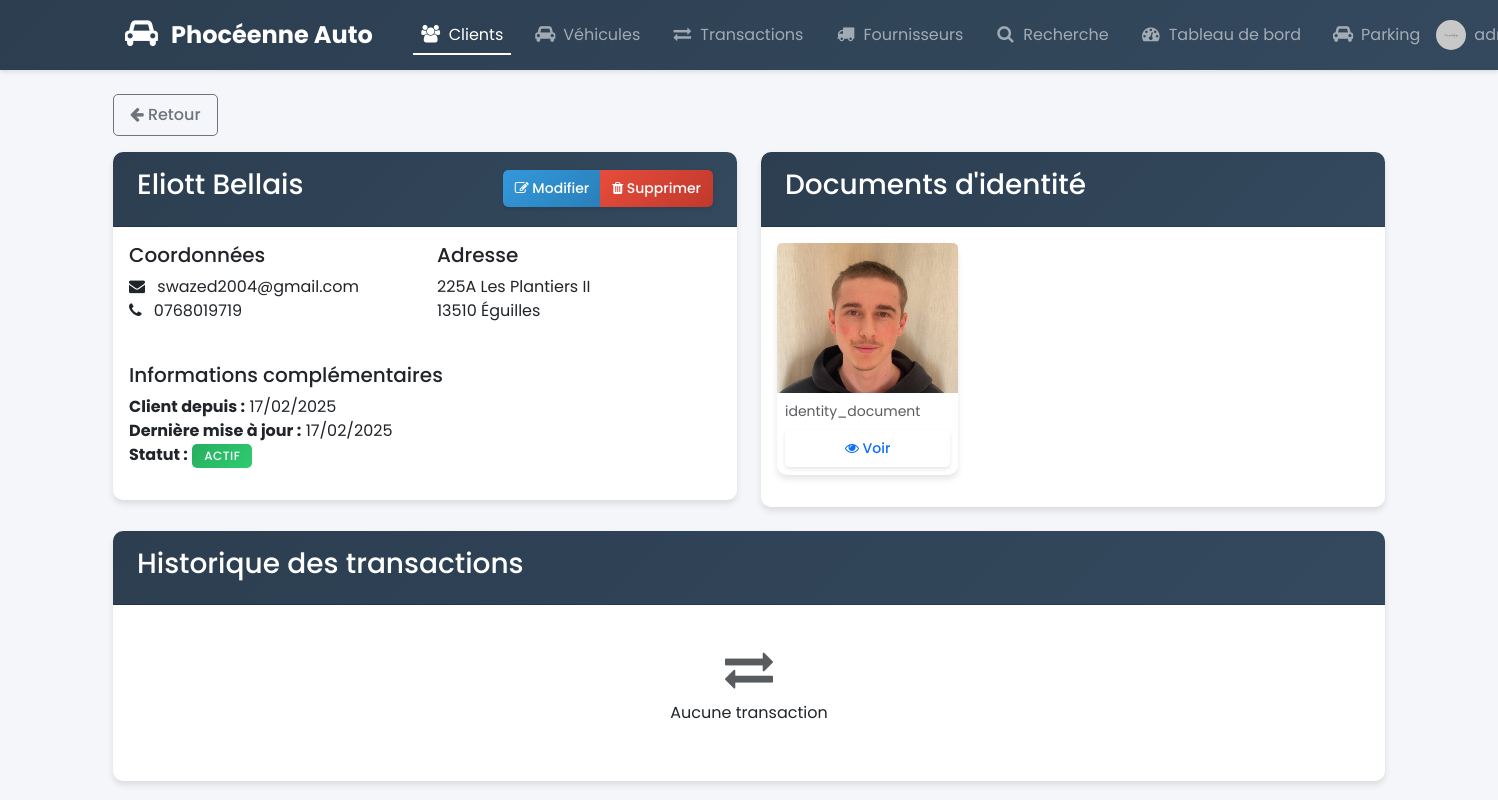
/clients/view.php?id=11 (signed in), run on the app's committed database.
### tables this page shows
CREATE TABLE IF NOT EXISTS `customers` (
  `id` bigint UNSIGNED NOT NULL AUTO_INCREMENT,
  `first_name` varchar(50) NOT NULL,
  `last_name` varchar(50) NOT NULL,
  `email` varchar(100) DEFAULT NULL,
  `phone` varchar(20) DEFAULT NULL,
  `address` text,
  `postal_code` varchar(10) DEFAULT NULL,
  `city` varchar(50) DEFAULT NULL,
  `created_at` timestamp NULL DEFAULT CURRENT_TIMESTAMP,
  `updated_at` timestamp NULL DEFAULT CURRENT_TIMESTAMP,
  `is_active` tinyint(1) DEFAULT '1',
  PRIMARY KEY (`id`),
  UNIQUE KEY `id` (`id`),
  UNIQUE KEY `email` (`email`)
);

CREATE TABLE IF NOT EXISTS `customer_documents` (
  `id` bigint UNSIGNED NOT NULL AUTO_INCREMENT,
  `customer_id` int DEFAULT NULL,
  `document_type` varchar(50) NOT NULL,
  `file_name` varchar(255) NOT NULL,
  `file_path` varchar(255) NOT NULL,
  `uploaded_at` timestamp NULL DEFAULT CURRENT_TIMESTAMP,
  PRIMARY KEY (`id`),
  UNIQUE KEY `id` (`id`)
);

### clients/view.php (the view, shortened to what this page needs)
<?php
require_once '../includes/header.php';
try {
    $stmt = $pdo->prepare("SELECT * FROM customers WHERE id = ?");
    $stmt->execute([$_GET['id']]);
    $client = $stmt->fetch();
    $stmt = $pdo->prepare("SELECT * FROM customer_documents WHERE customer_id = ? ORDER BY uploaded_at DESC");
    $stmt->execute([$_GET['id']]);
    $documents = $stmt->fetchAll();
    $stmt = $pdo->prepare("
        SELECT t.*, v.brand, v.model, v.year, u.username as vendeur
        FROM transactions t
        LEFT JOIN vehicles v ON t.vehicle_id = v.id
        LEFT JOIN users u ON t.user_id = u.id
        WHERE t.customer_id = ?
        ORDER BY t.transaction_date DESC
    ");
    $stmt->execute([$_GET['id']]);
    $transactions = $stmt->fetchAll();
} catch (Exception $e) {
    $_SESSION['error'] = $e->getMessage();
    header('Location: index.php');
    exit;
}
?>
<div class="container mt-4">
    <div class="mb-3">
        <a href="javascript:history.back()" class="btn btn-outline-secondary">
            <i class="fa fa-arrow-left"></i> Retour
        </a>
    </div>
    <div class="row">
        <div class="col-md-6 mb-4">
            <div class="card">
                <div class="card-header d-flex justify-content-between align-items-center">
                    <h3><?php echo htmlspecialchars($client['first_name'] . ' ' . $client['last_name']); ?></h3>
                    <div class="btn-group">
                        <a href="edit.php?id=<?php echo $client['id']; ?>" class="btn btn-primary">
                            <i class="fa fa-edit"></i> Modifier
                        </a>
                        <?php if ($client['is_active']): ?>
                            <button onclick="deleteClient(<?php echo $client['id']; ?>)"
                                    class="btn btn-danger">
                                <i class="fa fa-trash"></i> Supprimer
                            </button>
                        <?php endif; ?>
                    </div>
                </div>
                <div class="card-body">
                    <div class="row mb-4">
                        <div class="col-md-6">
                            <h5>Coordonnées</h5>
                            <ul class="list-unstyled">
                                <li><i class="fa fa-envelope me-2"></i> <?php echo htmlspecialchars($client['email'] ?: 'Non renseigné'); ?></li>
                                <li><i class="fa fa-phone me-2"></i> <?php echo htmlspecialchars($client['phone'] ?: 'Non renseigné'); ?></li>
                            </ul>
                        </div>
                        <div class="col-md-6">
                            <h5>Adresse</h5>
                            <address>
                                <?php echo htmlspecialchars($client['address'] ?: 'Non renseignée'); ?><br>
                                <?php if ($client['postal_code'] || $client['city']): ?>
                                    <?php echo htmlspecialchars($client['postal_code']); ?> <?php echo htmlspecialchars($client['city']); ?>
                                <?php endif; ?>
                            </address>
                        </div>
                    </div>
                    <div class="row">
                        <div class="col-12">
                            <h5>Informations complémentaires</h5>
                            <ul class="list-unstyled">
                                <li><strong>Client depuis :</strong> <?php echo date('d/m/Y', strtotime($client['created_at'])); ?></li>
                                <li><strong>Dernière mise à jour :</strong> <?php echo date('d/m/Y', strtotime($client['updated_at'])); ?></li>
                                <li>
                                    <strong>Statut :</strong>
                                    <span class="badge bg-<?php echo $client['is_active'] ? 'success' : 'danger'; ?>">
                                        <?php echo $client['is_active'] ? 'Actif' : 'Inactif'; ?>
                                    </span>
                                </li>
                            </ul>
                        </div>
                    </div>
                </div>
            </div>
        </div>
        <div class="col-md-6 mb-4">
            <div class="card">
                <div class="card-header">
                    <h3>Documents d'identité</h3>
                </div>
                <div class="card-body">
                    <?php if (!empty($documents)): ?>
                        <div class="row">
                            <?php foreach ($documents as $doc): ?>
                                <div class="col-md-4 col-sm-6 mb-3">
                                    <div class="card h-100">
                                        <div class="position-relative">
                                            <?php if (pathinfo($doc['file_name'], PATHINFO_EXTENSION) === 'pdf'): ?>
                                                <div class="text-center p-3">
                                                    <i class="fa fa-file-pdf-o fa-3x text-danger"></i>
                                                </div>
                                            <?php else: ?>
                                                <img src="<?php echo htmlspecialchars($doc['file_path']); ?>"
                                                     class="card-img-top"
                                                     style="height: 150px; object-fit: cover;"
                                                     alt="Document">
                                            <?php endif; ?>
                                        </div>
                                        <div class="card-body p-2">
                                            <p class="small text-muted mb-2"><?php echo htmlspecialchars($doc['document_type']); ?></p>
                                            <div class="btn-group w-100">
                                                <a href="<?php echo htmlspecialchars($doc['file_path']); ?>"
                                                   class="btn btn-sm btn-outline-primary"
                                                   target="_blank">
                                                    <i class="fa fa-eye"></i> Voir
                                                </a>
                                            </div>
                                        </div>
                                    </div>
                                </div>
                            <?php endforeach; ?>
                        </div>
                    <?php endif; ?>
                </div>
            </div>
        </div>
        <div class="col-12">
            <div class="card">
                <div class="card-header">
                    <h3>Historique des transactions</h3>
                </div>
                <div class="card-body">
                    <?php if (!empty($transactions)): ?>
                        <div class="table-responsive">
                            <table class="table table-striped">
                                <thead>
                                    <tr>
                                        <th>Date</th>
                                        <th>Type</th>
                                        <th>Véhicule</th>
                                        <th>Prix</th>
                                        <th>Vendeur</th>
                                        <th>Actions</th>
                                    </tr>
                                </thead>
                                <tbody>
                                    <?php foreach ($transactions as $transaction): ?>
                                        <tr>
                                            <td><?php echo date('d/m/Y', strtotime($transaction['transaction_date'])); ?></td>
                                            <td>
                                                <span class="badge bg-<?php echo $transaction['transaction_type'] === 'sale' ? 'success' : 'info'; ?>">
                                                    <?php echo $transaction['transaction_type'] === 'sale' ? 'Vente' : 'Achat'; ?>
                                                </span>
                                            </td>
                                            <td>
                                                <?php if ($transaction['vehicle_id']): ?>
                                                    <a href="/vehicles/view.php?id=<?php echo $transaction['vehicle_id']; ?>">
                                                        <?php echo htmlspecialchars($transaction['brand'] . ' ' . $transaction['model'] . ' (' . $transaction['year'] . ')'); ?>
                                                    </a>
                                                <?php else: ?>
                                                    Véhicule supprimé
                                                <?php endif; ?>
                                            </td>
                                            <td><?php echo number_format($transaction['price'], 2, ',', ' '); ?> €</td>
                                            <td><?php echo htmlspecialchars($transaction['vendeur']); ?></td>
                                            <td>
                                                <a href="/transactions/view.php?id=<?php echo $transaction['id']; ?>"
                                                   class="btn btn-sm btn-info">
                                                    <i class="fa fa-eye"></i>
                                                </a>
                                            </td>
                                        </tr>
                                    <?php endforeach; ?>
                                </tbody>
                            </table>
                        </div>
                    <?php else: ?>
                        <div class="text-center p-4">
                            <i class="fa fa-exchange fa-3x text-muted"></i>
                            <p class="mt-2">Aucune transaction</p>
                        </div>
                    <?php endif; ?>
                </div>
            </div>
        </div>
    </div>
</div>
</body>
</html>

### assets/css/style.css (style rules this page uses)
:root { --primary-color: #2c3e50; --secondary-color: #34495e; --accent-color: #3498db; --success-color: #27ae60; --warning-color: #f39c12; --danger-color: #e74c3c; --light-gray: #f8f9fa; --dark-gray: #343a40; }
body { background-color: #f5f6fa; font-family: 'Poppins', sans-serif; }
.card { border: none; border-radius: 10px; box-shadow: 0 4px 6px rgba(0,0,0,0.1); transition: transform 0.3s ease; }
.card-header { background: linear-gradient(135deg, var(--primary-color), var(--secondary-color)); color: white; border-radius: 10px 10px 0 0 !important; padding: 1rem 1.5rem; }
.btn { border-radius: 5px; padding: 0.5rem 1rem; transition: all 0.3s ease; font-weight: 500; }
.btn-primary { background: linear-gradient(135deg, var(--accent-color), #2980b9); border: none; }
.btn-danger { background: linear-gradient(135deg, var(--danger-color), #c0392b); border: none; }
.badge { padding: 0.5em 1em; border-radius: 5px; font-weight: 500; }
.card, .alert, .table { animation: fadeIn 0.5s ease-out; }
.btn-group .btn { padding: 0.25rem 0.5rem; font-size: 0.875rem; }
.badge { padding: 0.5em 1em; font-weight: 500; text-transform: uppercase; letter-spacing: 0.5px; font-size: 0.75rem; }
.badge.bg-success { background: linear-gradient(135deg, #27ae60, #2ecc71) !important; }
.btn-group { box-shadow: 0 2px 4px rgba(0,0,0,0.1); border-radius: 5px; overflow: hidden; }
.btn-group .btn { border: none; padding: 0.5rem 0.75rem; font-size: 0.875rem; margin: 0; }

### data on the page
customers: first_name+last_name "Eliott Bellais", email "swazed2004@gmail.com", phone "0768019719", address "225A Les Plantiers II", postal_code "13510", city "Éguilles", created_at "17/02/2025", updated_at "17/02/2025"
customer_documents: file_path (picture), document_type "identity_document"
